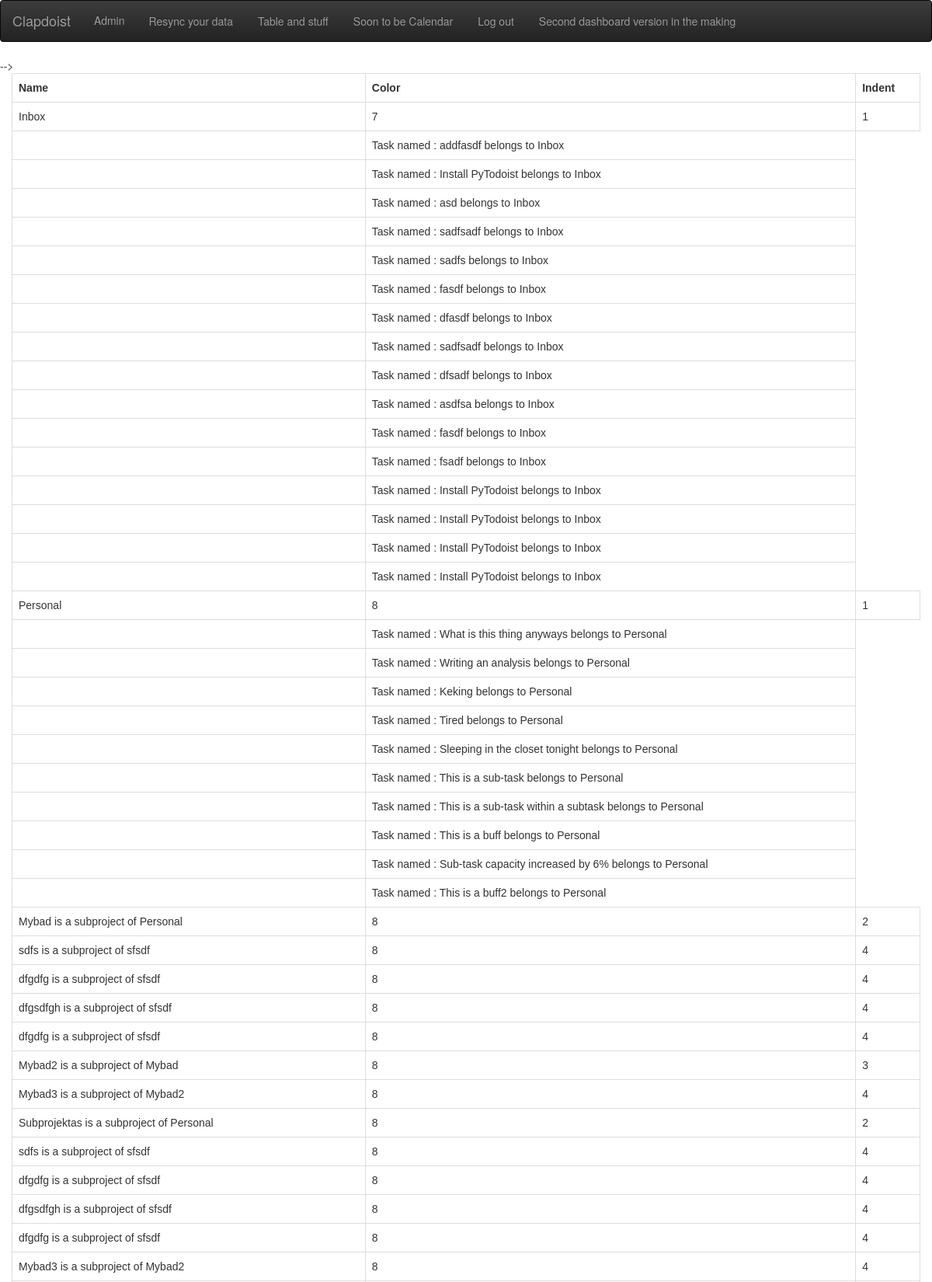
/projektai/kek/ (signed in, upper part), run on the app's committed database.
### projektai/models.py (models this page shows, shortened)
class Projektas(models.Model):
    Project_token = models.ForeignKey(UserProfile,to_field='token',on_delete=models.CASCADE,null=True)
    Project_name = models.CharField(max_length=100)
    Project_ID = models.BigIntegerField(primary_key=True)
    Parent_id = models.ForeignKey('self',to_field='Project_ID',null=True,blank=True,on_delete=models.CASCADE)
    Color = models.IntegerField(null=True,blank=True)
    Indent = models.IntegerField(null=True,blank=True)
    is_deleted = models.IntegerField(null=True,blank=True)
    is_archived = models.IntegerField(null=True,blank=True)

class Task(models.Model):
    task_token =  models.ForeignKey(UserProfile,to_field='token',on_delete=models.CASCADE,null=True)
    task_Content = models.TextField(null=True,blank=True)
    task_id = models.BigIntegerField(primary_key=True)
    task_project_id = models.ForeignKey(Projektas,to_field='Project_ID',on_delete=models.CASCADE)
    task_parent_id = models.ForeignKey('self',to_field='task_id',null=True,blank=True,on_delete=models.CASCADE)
    task_priority = models.IntegerField(null=True,blank=True)
    task_indent = models.IntegerField(null=True,blank=True)
    task_date_added = models.DateTimeField(null=True,blank=True)
    task_due_date_utc = models.DateTimeField(null=True,blank=True)
    task_uid = models.ForeignKey(Collaborator,related_name='%(class)s_id',on_delete=models.CASCADE,null=True,blank=True)
    task_responsible_uid = models.ForeignKey(Collaborator,to_field='id',on_delete=models.CASCADE,null=True,blank=True)
    checked = models.IntegerField(null=True,blank=True)
    in_history = models.IntegerField(null=True,blank=True)
    is_deleted = models.IntegerField(null=True,blank=True)

### projektai/views.py (the view)
class KekView(LoginRequiredMixin, ListView):
    context_object_name = 'post_list'
    template_name = 'projektai/kek.html'
    queryset = Projektas.objects.all()
    def get_queryset(self):
        return Projektas.objects.filter(Project_token=self.request.user.userprofile.token,is_deleted=0).order_by('Project_ID')
    def get_context_data(self,**kwargs):
        context = super(KekView,self).get_context_data(**kwargs)
        context['tasks']=Task.objects.filter(is_deleted=0)
        ProjectIndents = []
        NumberIndents = []
        i=1
        a=0
        context['kekas']=len(Projektas.objects.filter(Project_token=self.request.user.userprofile.token,is_deleted=a))
        for projektas in Projektas.objects.filter(Project_token=self.request.user.userprofile.token):
            ProjectIndents.append(projektas.Indent)
            NumberIndents.append(i)
            i=i+1
        labels = []
        values = []
        count = 0
        for project in Projektas.objects.filter(Project_token=self.request.user.userprofile.token):
            for task in Task.objects.filter(task_project_id=project.Project_ID):
                count = count + 1
            if count != 0:
                values.append(count)
                name = project.Project_name
                labels.append(name)
            count = 0
        kek = labels
        duomenys = {"labels":kek,"datasets":[{'data':values}]}
        context['stuff'] = duomenys
        context['labels'] = kek
        context['values'] = values
        context['Indents'] = ProjectIndents
        context['Xvalues'] = NumberIndents
        return context

### projektai/templates/projektai/kek.html (shortened to what this page needs)
{% extends "base.html"%}
{% block content %}
    <div id="myDiv"></div> -->
<div class="container-fluid">
    <table>
      <tr>
        <th>Name</th>
        <th>Color</th>
        <th>Indent</th>
      </tr>
      {% for project in post_list %}
        {% if project.Indent is 1 %}
          <tr>
            <td>{{project.Project_name}}</td>
            <td>{{project.Color}}</td>
            <td>{{project.Indent}}</td>
          </tr>
          {% for task in tasks %}
            {% if task.task_project_id.Project_ID == project.Project_ID %}
            <tr>
              <td></td>
              <td>Task named : {{task.task_Content}} belongs to {{project.Project_name}}</td>
            </tr>
            {%endif%}
            {%endfor%}
            {% for project2 in post_list %}
              {%if project2.Indent == 2%}
                {% if project2.Parent_id.Project_ID == project.Project_ID %}
                  <tr>
                    <td>{{project2.Project_name}} is a subproject of {{project.Project_name}}</td>
                    <td>{{project2.Color}}</td>
                    <td>{{project2.Indent}}</td>
                  </tr>
                  {%for project3 in post_list%}
                    {%if project3.Indent == 3 %}
                      {%if project3.Parent_id.Project_ID == project.Project_ID%}
                      <tr>
                        <td>{{project3.Project_name}} is a subproject of {{project.Project_name}}</td>
                        <td>{{project3.Color}}</td>
                        <td>{{project3.Indent}}</td>
                      </tr>
                    {%elif project3.Parent_id.Project_ID == project2.Project_ID%}
                      <tr>
                        <td>{{project3.Project_name}} is a subproject of {{project2.Project_name}}</td>
                        <td>{{project3.Color}}</td>
                        <td>{{project3.Indent}}</td>
                      </tr>
                    {%endif%}
                      {%for project4 in post_list%}
                        {%if project4.Indent == 4 %}
                        {% if project4.Parent_id.Project_ID == project.Project_ID %}
                          <tr>
                            <td>{{project4.Project_name}} is a subproject of {{project.Project_name}}</td>
                            <td>{{project4.Color}}</td>
                            <td>{{project4.Indent}}</td>
                          </tr>
                        {%elif project4.Parent_id.Project_ID == project2.Project_ID%}
                        <tr>
                          <td>{{project4.Project_name}} is a subproject of {{project2.Project_name}}</td>
                          <td>{{project4.Color}}</td>
                          <td>{{project4.Indent}}</td>
                        </tr>
                        {%elif project4.Parent_id.Project_ID == project3.Project_ID%}
                        <tr>
                          <td>{{project4.Project_name}} is a subproject of {{project3.Project_name}}</td>
                          <td>{{project4.Color}}</td>
                          <td>{{project4.Indent}}</td>
                        </tr>
                        {%endif%}
                        {%endif%}
                      {%endfor%}
                    {%endif%}
                  {%endfor%}
                {%endif%}
              {%endif%}
            {%endfor%}
          {% endif %}
      {% endfor %}
    </table>
  </div>
{% endblock %}

### templates/base.html (style rules this page uses)
table { font-family: arial, sans-serif; border-collapse: collapse; width: 100%; }
td, th { border: 1px solid #dddddd; text-align: left; padding: 8px; }

### data on the page
Projektas: Project_name "Inbox", Color "7", Indent "1"
Task: task_Content "addfasdf"
Task: task_Content "Install PyTodoist"
Task: task_Content "asd"
Task: task_Content "sadfsadf"
Task: task_Content "sadfs"
Task: task_Content "fasdf"
Task: task_Content "dfasdf"
Task: task_Content "sadfsadf"
Task: task_Content "dfsadf"
Task: task_Content "asdfsa"
Task: task_Content "fasdf"
Task: task_Content "fsadf"
Task: task_Content "Install PyTodoist"
Task: task_Content "Install PyTodoist"
Task: task_Content "Install PyTodoist"
Task: task_Content "Install PyTodoist"
Projektas: Project_name "Personal", Color "8", Indent "1"
Task: task_Content "What is this thing anyways"
Task: task_Content "Writing an analysis"
Task: task_Content "Keking"
Task: task_Content "Tired"
Task: task_Content "Sleeping in the closet tonight"
Task: task_Content "This is a sub-task"
Task: task_Content "This is a sub-task within a subtask"
Task: task_Content "This is a buff"
Task: task_Content "Sub-task capacity increased by 6%"
Task: task_Content "This is a buff2"
Projektas: Project_name "Mybad", Color "8", Indent "2"
Projektas: Project_name "sfsdf"
Projektas: Project_name "sdfs", Color "8", Indent "4"
Projektas: Project_name "dfgdfg", Color "8", Indent "4"
Projektas: Project_name "dfgsdfgh", Color "8", Indent "4"
Projektas: Project_name "dfgdfg", Color "8", Indent "4"
Projektas: Project_name "Mybad2", Color "8", Indent "3"
Projektas: Project_name "Mybad3", Color "8", Indent "4"
Projektas: Project_name "Subprojektas", Color "8", Indent "2"
